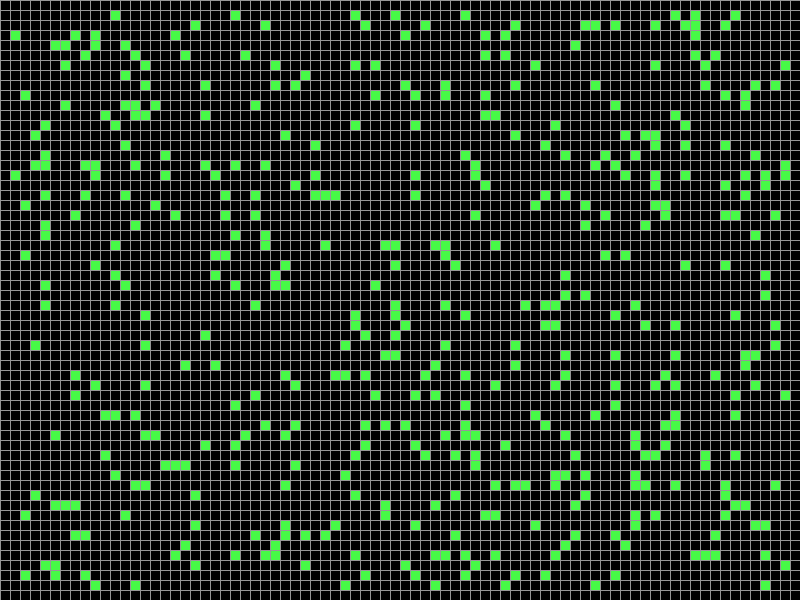
Frame 1 (no input)
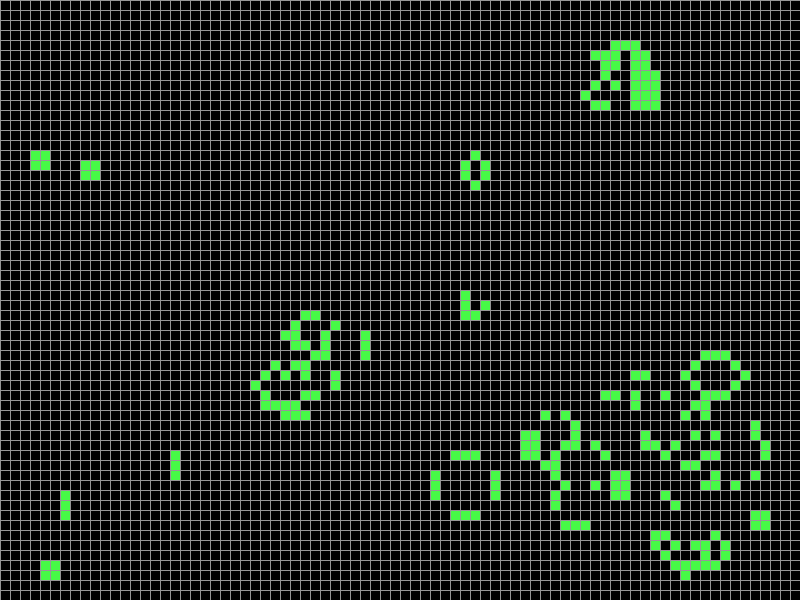
Frame 60 (the mouse pressed at the canvas centre just before this capture)
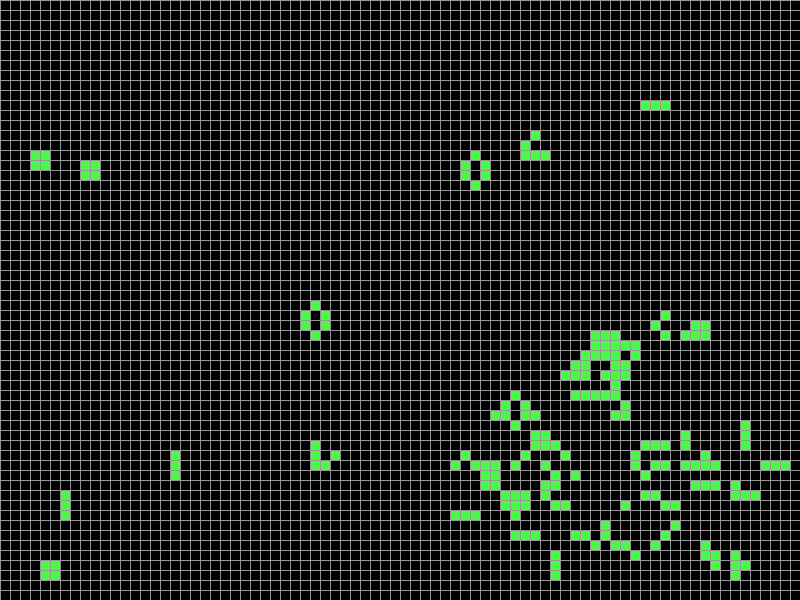
Frame 120 (the mouse held since frame 60 and released just before this capture)

The Processing sketch that drew these frames (run headless with seeded random() and noise(); from frame 60 on, the mouse is pressed at the canvas centre):

// Processing sketch: GameOfLife
// ── GameOfLife.pde


int tamanoCelular = 10; // Parametro para definir el tamaño de cada celula.
boolean pause = false; //Para la pausa.
int vel=3; //Para la velocidad.
celula[][] malla;      //Los objetos que usaremos, pertenecientes
celula[][] mallaFalsa; //clase creada por mi llamada 'celula'.

void setup() {
 
  //Setup basico:
  size(800, 600);
  background(0);
  
  //Creacion de las celulas que usaremos:
  malla= new celula[width/tamanoCelular][height/tamanoCelular];
  mallaFalsa= new celula[width/tamanoCelular][height/tamanoCelular];
  
  //Inicializacion de las celulas:
  for(int i=0; i<width/tamanoCelular; i++){
    for(int j=0; j<height/tamanoCelular;j++){
        malla[i][j]= new celula(tamanoCelular*i,tamanoCelular*j,tamanoCelular,tamanoCelular,false);
    }
}

for(int i=1; i<width/tamanoCelular-1; i++){ 
    for(int j=1; j<height/tamanoCelular-1;j++){
        malla[i][j]= new celula(tamanoCelular*i,tamanoCelular*j,tamanoCelular,tamanoCelular,randomBool());
    }
}
 for(int i=0; i<width/tamanoCelular; i++){ 
    for(int j=0; j<height/tamanoCelular;j++){
        mallaFalsa[i][j]= new celula(tamanoCelular*i,tamanoCelular*j,tamanoCelular,tamanoCelular,false);
    }
}
 
}
void draw() {

  frameRate(vel);
  
 //Para dibujar las celulas reales y actualizar el valor de las falsas:
 for (int i=0;i<width/tamanoCelular;i++) {
   for (int j=0;j<height/tamanoCelular;j++) {
     mallaFalsa[i][j]= malla[i][j];
     malla[i][j].display();
   }
 }
 
if(pause==false){  
//Conteo de vecinos y calculo de nuevos valores para el proximo turno:
vecinos(malla,mallaFalsa);

//actualizacion de valores en la malla real:
      for(int i=0;i<width/tamanoCelular;i++){
       for(int j=0;j<height/tamanoCelular;j++){
       malla[i][j]=mallaFalsa[i][j]; 
    
       }
      }
 }
 
}

// ── ClaseCelula.pde


class celula {
  //Un objeto de la clase 'celula' se caracteriza por su ubicacion en la malla,
  //su altura, su ancho y su estado (viva o muerta).
  float x,y; //ubicacion x,y
  float w,h; // ancho (w) y altura (h)
  boolean est; //para ver el estado de la ceulua (viva o muerta)
  
  //constructor de celulas
  celula(float tempX, float tempY, float tempW, float tempH, boolean tempEst){
  x = tempX;
  y = tempY;
  w = tempW;
  h = tempH;
  est = tempEst;
    
  }
  void display() {
   stroke(150,150,150);
   if (est==true){
   fill(70,250,70);}
   else{
   fill(0,0,0);}
   rect(x,y,w,h);
    
  }
  
  
}

// ── FuncionesAuxiliares.pde


//Funcion booleana para determinar el arreglo inicial, inspirado en  
//https://forum.processing.org/two/discussion/1433/random-boolean-howto :
boolean randomBool() {
  return random(1) > .9;
}


//Funcion para contar la cantidad de vecinos de cada celula y calcular
//con base en ellos su estado en el proximo turno:
void vecinos(celula[][] realCel, celula[][] falseCel){
 
   for (int i=1;i<width/tamanoCelular-1;i++) {
   for (int j=1;j<height/tamanoCelular-1;j++) {
    
    int vecinos=0;
    
    if (realCel[i-1][j-1].est==true){
     vecinos++;
    }  
     if (realCel[i-1][j].est==true){
     vecinos++;
    }
     if (realCel[i-1][j+1].est==true){
     vecinos++;
    } 
     if (realCel[i][j-1].est==true){
     vecinos++;
    } 
     if (realCel[i][j+1].est==true){
     vecinos++;
    } 
     if (realCel[i+1][j-1].est==true){
     vecinos++;
    } 
     if (realCel[i+1][j].est==true){
     vecinos++;
    } 
     if (realCel[i+1][j+1].est==true){
     vecinos++;
    } 
  
    if((vecinos!=2)&&(vecinos!=3)&&(realCel[i][j].est==true)){
       falseCel[i][j]= new celula(tamanoCelular*i,tamanoCelular*j,tamanoCelular,tamanoCelular,false);}
      if((vecinos==3)&&(realCel[i][j].est==false)){
      falseCel[i][j]= new celula(tamanoCelular*i,tamanoCelular*j,tamanoCelular,tamanoCelular,true);}
    vecinos=0;
 
       
       }
    }
  
  
}

//Funcion para reaacionar cuando el usuario interactue utilizando las teclas:
void keyPressed(){

  //Activa y desactiva la pausa:
  if(key==' '){
    
   pause=!pause;
   
  }
  
  //Mata a todas las celulas:
  if(key=='b'||key=='B'){
    
   for(int i=0; i<width/tamanoCelular; i++){ 
    for(int j=0; j<height/tamanoCelular;j++){
      malla[i][j]= new celula(tamanoCelular*i,tamanoCelular*j,tamanoCelular,tamanoCelular,false);  
      mallaFalsa[i][j]= new celula(tamanoCelular*i,tamanoCelular*j,tamanoCelular,tamanoCelular,false);
    }
   } 
    
    
    
  }
  
  //Cambia la velocidad:
  if(key=='+'){
   if(vel<61){
    vel=vel+1;
   }
  }
 if(key=='-'){
  if(vel>1){
    vel=vel-1;
   }
 }
 
//Patron de la vida estatica:
 if(key=='1'){
  
    for(int i=0; i<width/tamanoCelular; i++){
     for(int j=0; j<height/tamanoCelular;j++){
        malla[i][j]= new celula(tamanoCelular*i,tamanoCelular*j,tamanoCelular,tamanoCelular,false);
          }
    }
 malla[1][1].est=true;
 malla[1][2].est=true;
 malla[2][1].est=true;
 malla[2][2].est=true;
 
 malla[13][14].est=true;
 malla[14][14].est=true;
 malla[14][15].est=true;
 malla[13][16].est=true;
 malla[12][17].est=true;
 malla[11][18].est=true;
 malla[10][18].est=true;
 malla[10][17].est=true;
 
 malla[35][3].est=true;
 malla[36][3].est=true;
 malla[36][4].est=true;
 malla[35][5].est=true;
 malla[35][6].est=true;
 malla[36][6].est=true;
 malla[36][8].est=true;
 malla[35][8].est=true;
 malla[35][9].est=true;
 malla[35][10].est=true;
 malla[34][11].est=true;
 malla[33][10].est=true;
 malla[32][10].est=true;
 malla[32][11].est=true;
 malla[32][8].est=true;
 malla[32][7].est=true;
 malla[33][8].est=true;
 malla[33][7].est=true;
 malla[30][12].est=true; 
 malla[29][12].est=true;
 malla[29][11].est=true; 
 malla[30][10].est=true;
 malla[30][9].est=true;
 malla[29][9].est=true;
 malla[30][7].est=true;
 malla[29][7].est=true;
 malla[30][6].est=true;
 malla[30][5].est=true;
 malla[31][4].est=true;
 malla[32][5].est=true;
 malla[33][5].est=true;
 malla[33][4].est=true;
}

//Patron del Pentadecathlon:
if(key=='2'){
  
    for(int i=0; i<width/tamanoCelular; i++){
     for(int j=0; j<height/tamanoCelular;j++){
        malla[i][j]= new celula(tamanoCelular*i,tamanoCelular*j,tamanoCelular,tamanoCelular,false);
          }
    }
 malla[50][50].est=true;
 malla[51][50].est=true;
 malla[52][49].est=true;
 malla[52][51].est=true;
 malla[53][50].est=true;
 malla[54][50].est=true;
 malla[55][50].est=true;
 malla[56][50].est=true;
 malla[57][49].est=true;
 malla[57][51].est=true;
 malla[58][50].est=true;
 malla[59][50].est=true;
  
}

//Patron del Glider:
if(key=='3'){
  
    for(int i=0; i<width/tamanoCelular; i++){
     for(int j=0; j<height/tamanoCelular;j++){
        malla[i][j]= new celula(tamanoCelular*i,tamanoCelular*j,tamanoCelular,tamanoCelular,false);
          }
    }
 malla[2][3].est=true;
 malla[3][4].est=true;
 malla[3][5].est=true;
 malla[2][5].est=true;
 malla[1][5].est=true;
  
}

//Patron del Gosper glider gun:
if(key=='4'){
  
    for(int i=0; i<width/tamanoCelular; i++){
     for(int j=0; j<height/tamanoCelular;j++){
        malla[i][j]= new celula(tamanoCelular*i,tamanoCelular*j,tamanoCelular,tamanoCelular,false);
          }
    }
 malla[10][10].est=true;
 malla[11][11].est=true;
 malla[10][11].est=true;
 malla[11][10].est=true;
 malla[20][10].est=true;
 malla[20][11].est=true;
 malla[20][12].est=true;
 malla[21][13].est=true;
 malla[22][14].est=true;
 malla[23][14].est=true;
 malla[25][13].est=true;
 malla[24][11].est=true;
 malla[26][12].est=true;
 malla[27][11].est=true;
 malla[26][11].est=true;
 malla[26][10].est=true;
 malla[25][9].est=true;
 malla[23][8].est=true;
 malla[22][8].est=true;
 malla[21][9].est=true;
 malla[30][10].est=true;
 malla[30][9].est=true;
 malla[30][8].est=true;
 malla[31][8].est=true;
 malla[31][9].est=true;
 malla[31][10].est=true;
 malla[32][11].est=true;
 malla[34][11].est=true;
 malla[34][12].est=true;
 malla[32][7].est=true;
 malla[34][7].est=true;
 malla[34][6].est=true;
 malla[44][8].est=true;
 malla[45][8].est=true;
 malla[44][9].est=true;
 malla[45][9].est=true;
}
  
}


//Para cambiar el estado de una celula al hacer click sobre ella:
void mousePressed(){
 if(get(mouseX,mouseY)==color(0)){
   
  malla[floor(mouseX/tamanoCelular)][floor(mouseY/tamanoCelular)] = 
  new celula(floor(mouseX/tamanoCelular)*tamanoCelular,floor(mouseY/tamanoCelular)*tamanoCelular,tamanoCelular,tamanoCelular,true);
   
   
 }
  
 if(get(mouseX,mouseY)==color(70,250,70)){
   
  malla[floor(mouseX/tamanoCelular)][floor(mouseY/tamanoCelular)] = 
  new celula(floor(mouseX/tamanoCelular)*tamanoCelular,floor(mouseY/tamanoCelular)*tamanoCelular,tamanoCelular,tamanoCelular,false);
   
   
 }
  
}

void mouseDragged(){
 if(get(mouseX,mouseY)==color(0)){
   
  malla[floor(mouseX/tamanoCelular)][floor(mouseY/tamanoCelular)] = 
  new celula(floor(mouseX/tamanoCelular)*tamanoCelular,floor(mouseY/tamanoCelular)*tamanoCelular,tamanoCelular,tamanoCelular,true);
   
   
 }
  
 if(get(mouseX,mouseY)==color(70,250,70)){
   
  malla[floor(mouseX/tamanoCelular)][floor(mouseY/tamanoCelular)] = 
  new celula(floor(mouseX/tamanoCelular)*tamanoCelular,floor(mouseY/tamanoCelular)*tamanoCelular,tamanoCelular,tamanoCelular,false);
   
   
 }
  
}
